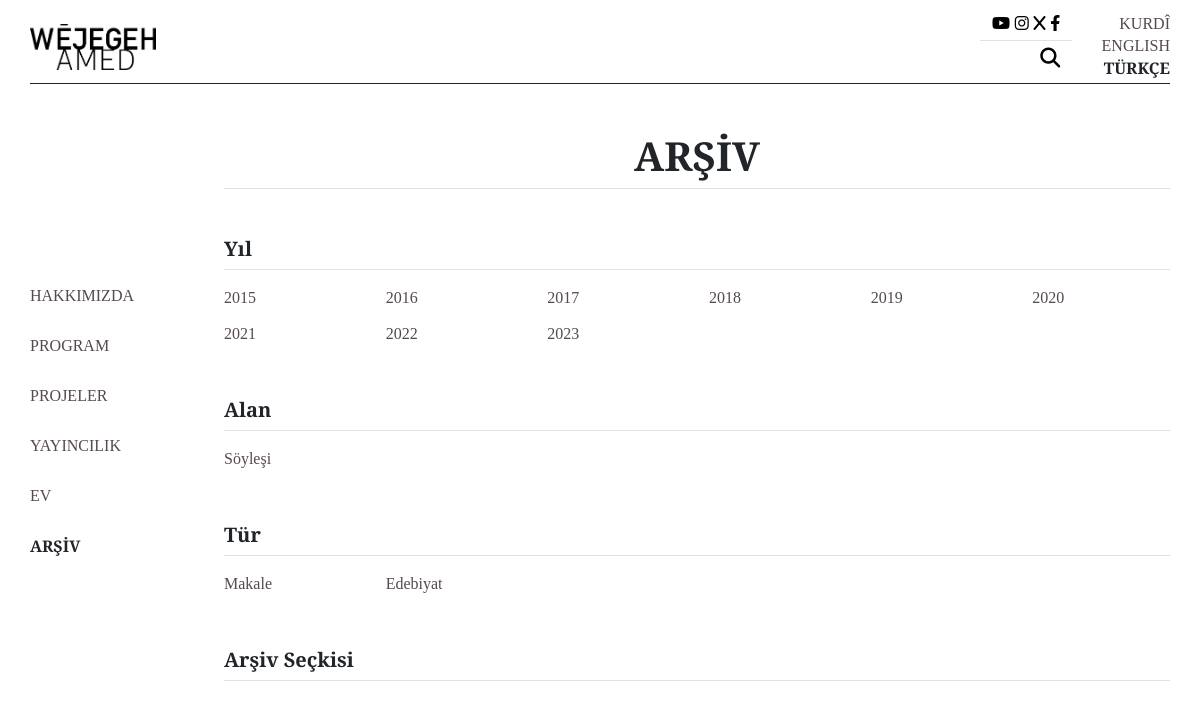
Screenshot of /arşiv with the database file from the repository.
### wejegeh/models.py (models this page shows, shortened)
class Settings(models.Model):
    name = models.CharField(max_length=100,blank=True)
    vitrin_arkasi_rengi = models.CharField(max_length=100,blank=True)
    favicon=models.ImageField(upload_to='genel/favicon',blank=True)#zorunlu
    logo=models.ImageField(upload_to='genel/logo',blank=True)#zorunlu
    yazi_tipi =  models.ForeignKey(Yazi, on_delete=models.CASCADE)

class Yıl(models.Model):
    yıl = models.IntegerField()

class Alan(models.Model):
    alan_tr = models.CharField(max_length=50,blank=True)
    alan_ku = models.CharField(max_length=50,blank=True)
    alan_en = models.CharField(max_length=50,blank=True)

class Tür(models.Model):
    tür_tr = models.CharField(max_length=50,blank=True)
    tür_ku = models.CharField(max_length=50,blank=True)
    tür_en = models.CharField(max_length=50,blank=True)

### courseapp/context_processors.py (called while the page is built)
def takvim(request):
    veri =  Takvim.objects.all()
    return {
        'takvim': veri #Genel temlateye takvim ismi ile döndürdük
    }

def anasayfa(request):
    veri =  Anasayfa.objects.all()
    return {
        'anasayfa': veri #Genel temlateye anasayfa ismi ile döndürdük
    }

def photoss(request):
    veri =  Slide_index.objects.all()
    return {
        'photoss': veri #Genel temlateye photoss ismi ile döndürdük
    }

def program_anasayfa(request):
    veri = Program_Anasayfa.objects.all()
    return {
        'program_anasayfa': veri #Genel temlateye logo ismi ile döndürdük
    }

def logolar_anasayfa(request):
    veri =  Logos.objects.all()
    return {
        'logos': veri #Genel temlateye logo ismi ile döndürdük
    }

def projeanasayfa(request):
    veri =  Proje_anasayfa.objects.all()
    return {
        'projeanasayfa': veri #Genel temlateye logo ismi ile döndürdük
    }

def hakkımızda(request):
    veri =  Hakkimizda.objects.all()
    return {
        'hakkımızda': veri #Genel temlateye logo ismi ile döndürdük
    }

def ayar(request):
    veri =  Settings.objects.all()
    return {
        'ayar': veri #Genel temlateye logo ismi ile döndürdük
    }

def adres(request):
    veri =  Adres.objects.all()
    return {
        'adres': veri #Genel temlateye logo ismi ile döndürdük
    }

### wejegeh/models.py (called while the page is built)
    def __str__(self):
        return self.name

### wejegeh/views.py (called while the page is built)
def arşiv(request):
    yıl = Yıl.objects.all().order_by('yıl')
    alan = Alan.objects.all()
    tür = Tür.objects.all()
    return render(request, 'wejegeh/arşiv.html',{'yıl':yıl,
                                                 'alan':alan,
                                                 'tür':tür
                                                  })

### wejegeh/templates/wejegeh/arşiv.html (shortened to what this page needs)
{% extends 't_wejegeh.html' %}
{% load static %}
{% block css_files %}
<link rel="stylesheet" href="{% static 'css/mystyle.css' %}">
<link rel="stylesheet" href="https://cdnjs.cloudflare.com/ajax/libs/font-awesome/6.4.0/css/all.min.css">
{% endblock css_files %}
{% block orta_alan %}
<div class="col-12 col-lg-10  container  " id="k">
    <div class="col-12 text-center border-bottom mb-5"><h1 class="fw-bold" >ARŞİV</h1></div>
    <div class="col-12 border-bottom  mb-2 "><h5 class="fw-bold" >Yıl</h5></div>
    <div class="col-12  ">
      <div class="row">
        {% for entry in yıl %}
        <div class="col-4 col-lg-2 mt-1"><a  href="{% url 'arşiv_detay' kategori='yıl' kategori2=entry.yıl %}">{{entry.yıl}}</a></div>{% endfor %}
      </div>
    </div>
    <div class="col-12 border-bottom mt-5 mb-2"><h5 class="fw-bold">Alan</h5></div>
    <div class="col-12 ">
        <div class="row">
            {% for entry in alan %}
              <div class="col-4 col-lg-2 mt-1"><a  href="{% url 'arşiv_detay' kategori='alan' kategori2=entry.alan_tr%}">{{entry.alan_tr}}</a></div>
            {% endfor %}
        </div>
    </div>
    <div class="col-12 border-bottom mt-5 mb-2"><h5 class="fw-bold">Tür</h5></div>
    <div class="col-12  ">
          <div class="row">
            {% for entry in tür %}
            <div class="col-4 col-lg-2 mt-1"><a  href="{% url 'arşiv_detay' kategori='tür' kategori2=entry.tür_tr%}">{{entry.tür_tr}}</a></div>
            {% endfor %}
          </div>
    </div>
    <div class="col-12 border-bottom mt-5 mb-5 "><a class=' pb-5'  href="{% url 'arşiv_detay' kategori='arşiv seçkisi' kategori2='arşiv seçkisi'%}"><h5 class="fw-bold  text-dark">Arşiv Seçkisi</h5></a></div>
</div>
{% endblock orta_alan %}
{% block yanmenü %}
<a class="d-flex yükseklik3a  pt-0 " href="/hakkımızda">HAKKIMIZDA</a>
<a class="d-flex yükseklik3a " href="/program">PROGRAM</a>
<a class="d-flex yükseklik3a  "  href="/projeler">PROJELER</a>
<a class="d-flex yükseklik3a  " href="/yayıncılık">YAYINCILIK</a>
<a class="d-flex yükseklik3a " href="/ev">EV</a>
<a class="d-flex yükseklik3a fw-bold text-dark" href="/arşiv">ARŞİV</a>
{% endblock yanmenü %}

### templates/t_wejegeh.html (shortened to what this page needs)
{% load static %}
<!DOCTYPE html>
<html lang="en">
  <head>
    <link href="https://cdn.jsdelivr.net/npm/bootstrap@5.0.2/dist/css/bootstrap.min.css" rel="stylesheet" />
    <link rel="stylesheet" href="https://cdnjs.cloudflare.com/ajax/libs/font-awesome/6.4.0/css/all.min.css" />
    {% block css_files %}
    {% endblock %}
  </head>
  <body class="{% for entry in ayar %}{{entry.yazi_tipi}}{% endfor %} container-fluid lh-lg">
    <div class="d-none d-lg-block container border-bottom border-1 border-dark ">
      <div class="row d-flex justify-content-between pt-2 pb-2 ">
        <div class="col-2  ps-0 pe-5 pt-3 ">
          <a href="/">
          <img class="img-fluid  ps-0 pe-3 " src="{% for entry in ayar %}{{entry.logo.url}}{% endfor %}" alt="" />
          </a>
        </div>
    <div class="col-8 ">
      <div class="row">
        <div class="col-12 text-white">x</div>
      </div>
    </div>
        <div class="col-2  my-auto">
          <div class="row  ">
            <div class="col-7 ">
              <div class="row">
                <div class="col-10 ">
                  <div class="row">
                    <div class="col-12 border-bottom  bottom d-flex justify-content-between">
                      <a href="https://youtube.com/@wejegehamed?si=lxGtMtbgi955A38N"><i class="fa-brands fa-youtube" style="color: #000000;"></i></a>
                      <a href="https://www.instagram.com/wejegeh_amed/?igshid=MzRlODBiNWFlZA=="><i class="fa-brands fa-instagram" style="color: #000000;"></i></a>
                      <a href="https://twitter.com/wejegehamed">                                <i class="fa-solid fa-x" style="color: #000000;"></i></a>
                      <a href="https://www.facebook.com/wejegehamed?mibextid=ZbWKwL">             <i class="fa-brands fa-facebook-f" style="color: #000000;"></i></a>
                    </div>
                    <div class="col-12  d-flex justify-content-end">
<a id="xxx" href=""><i style="color: #000000; cursor: pointer;" class="fa-solid fa-magnifying-glass fa-lg mt-3"></i></a>
                    </div>
                  </div>
                </div>
              </div>
            </div>
            <div class="col-5  text-end">
              <div class="row  p-0">
                <a class="box1 p-0" href="/kr">KURDÎ</a>
                <a class="box1  p-0" href="/en">ENGLISH</a>
                <a class="fw-bold text-dark box1 p-0 " href="/">TÜRKÇE</a>
              </div>
            </div>
          </div>
        </div>
      </div>
    </div>
    <div class="d-none d-lg-block container text-center">
      <div class="row align-items-center yükseklik2"></div>
    </div>
    <div class="container p-0 ">
      <div  class="row  yükseklik3">
        <div class="d-none d-lg-block col-2 align-content-around">
          {% block yanmenü %}
          {% endblock yanmenü %}
        </div>
    {% block  orta_alan %}
    {% endblock %}
      </div>
    </div>
  </body>
</html>

### static/css/mystyle.css (style rules this page uses)
.yükseklik2 { height: 48px; }
.yükseklik3 { height:305px; }
.yükseklik3a { height:50px; }
.box1 { height: 22px; }
.not_italicized { font-family: 'Source Serif 4', serif; font-weight: 300; }
a { text-decoration: none; color: rgb(86, 74, 74); font-weight: 500; font-style: normal; }

### rows the page displays
Settings: logo (picture)
Yıl: yıl "2015"
Yıl: yıl "2016"
Yıl: yıl "2017"
Yıl: yıl "2018"
Yıl: yıl "2019"
Yıl: yıl "2020"
Yıl: yıl "2021"
Yıl: yıl "2022"
Yıl: yıl "2023"
Alan: alan_tr "Söyleşi"
Tür: tür_tr "Makale"
Tür: tür_tr "Edebiyat"
